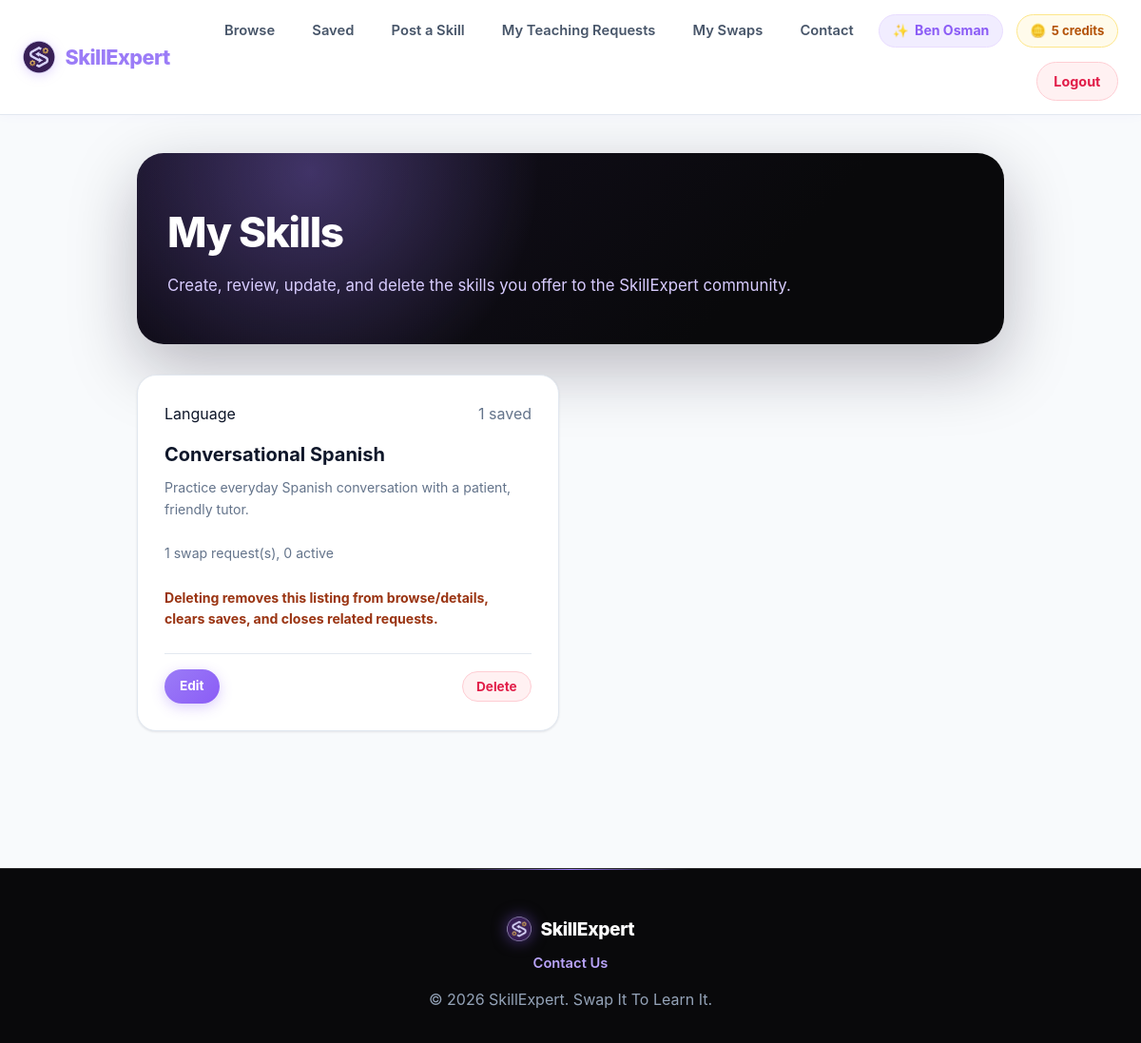
Screenshot of /public/my_skills.php (signed in) with the database file from the repository.
### tables this page shows
CREATE TABLE IF NOT EXISTS users (
    id INT UNSIGNED NOT NULL AUTO_INCREMENT,
    name VARCHAR(100) NOT NULL,
    email VARCHAR(150) NOT NULL UNIQUE,
    passwordHash VARCHAR(255) NOT NULL,
    creditsBalance INT NOT NULL DEFAULT 0,
    createdAt TIMESTAMP NOT NULL DEFAULT CURRENT_TIMESTAMP,

    PRIMARY KEY (id)
);

CREATE TABLE IF NOT EXISTS skills (
    id INT UNSIGNED NOT NULL AUTO_INCREMENT,
    userId INT UNSIGNED NOT NULL,
    title VARCHAR(150) NOT NULL,
    category VARCHAR(50) NOT NULL,
    description TEXT NOT NULL,
    imagePath VARCHAR(255) DEFAULT NULL,
    createdAt TIMESTAMP NOT NULL DEFAULT CURRENT_TIMESTAMP,

    PRIMARY KEY (id),
    FOREIGN KEY (userId) REFERENCES users(id) ON DELETE CASCADE,  
    INDEX idx_category (category),
    INDEX idx_user (userId)
);

### includes/swap_functions.php (called while the page is built, shortened)
<?php
function getUserCreditsBalance(PDO $pdo, int $userId): int
{
    $stmt = $pdo->prepare('SELECT creditsBalance FROM users WHERE id = ? LIMIT 1');
    $stmt->execute([$userId]);
    $row = $stmt->fetch();
    return $row ? (int) $row['creditsBalance'] : 0;
}

### public/my_skills.php (the view, shortened to what this page needs)
<?php
require_once __DIR__ . '/../config/db.php';
require_once __DIR__ . '/../includes/swap_functions.php';
$currentUserId = (int) $_SESSION['user_id'];
$stmt = $pdo->prepare(
    "SELECT sk.*,
            COUNT(DISTINCT sr.id) AS requestCount,
            COUNT(DISTINCT CASE WHEN sr.status IN ('pending', 'accepted') THEN sr.id END) AS activeRequestCount,
            COUNT(DISTINCT ss.id) AS savedCount
     FROM skills sk
     LEFT JOIN swapRequests sr ON sr.skillId = sk.id
     LEFT JOIN savedSkills ss ON ss.skillId = sk.id
     WHERE sk.userId = ?
     GROUP BY sk.id
     ORDER BY sk.createdAt DESC"
);
$stmt->execute([$currentUserId]);
$mySkills = $stmt->fetchAll();
require_once __DIR__ . '/../includes/header.php';
?>
<link rel="stylesheet" href="/main/assets/css/saved.css?v=<?php echo filemtime(__DIR__ . '/../assets/css/saved.css'); ?>">
<section class="container saved-page">
    <div class="saved-page-header">
        <h1>My Skills</h1>
        <p>Create, review, update, and delete the skills you offer to the SkillExpert community.</p>
    </div>
    <?php if (empty($mySkills)): ?>
        <div class="empty-state">
            <p>You have not posted any skills yet.</p>
            <p class="mt-3"><a href="/main/public/posting.php" class="btn btn-primary">Post Your First Skill</a></p>
        </div>
    <?php else: ?>
        <div class="saved-grid">
            <?php foreach ($mySkills as $skill): ?>
                <article class="saved-card">
                    <div>
                        <div class="saved-card-top">
                            <span class="skill-cat-pill"><?php echo htmlspecialchars($skill['category']); ?></span>
                            <span class="text-muted"><?php echo (int) $skill['savedCount']; ?> saved</span>
                        </div>
                        <h3><a href="/main/public/details.php?id=<?php echo (int) $skill['id']; ?>"><?php echo htmlspecialchars($skill['title']); ?></a></h3>
                        <p class="saved-card-meta"><?php echo htmlspecialchars(mb_strimwidth($skill['description'], 0, 140, '...')); ?></p>
                        <p class="saved-card-meta"><?php echo (int) $skill['requestCount']; ?> swap request(s), <?php echo (int) $skill['activeRequestCount']; ?> active</p>
                        <?php if ((int) $skill['activeRequestCount'] > 0 || (int) $skill['savedCount'] > 0): ?>
                            <p class="saved-card-meta deletion-impact-note">Deleting removes this listing from browse/details, clears saves, and closes related requests.</p>
                        <?php endif; ?>
                    </div>
                    <div class="saved-card-actions">
                        <a href="/main/public/my_skills.php?edit=<?php echo (int) $skill['id']; ?>#edit-skill" class="btn btn-primary btn-sm">Edit</a>
                        <form method="POST" action="/main/actions/skill_delete.php" class="inline-form">
                            <button type="submit" class="btn btn-decline btn-sm-narrow" data-confirm="Delete this skill permanently? This removes it for other users too, including saved entries, comments, reviews, and related swap requests.">Delete</button>
                        </form>
                    </div>
                </article>
            <?php endforeach; ?>
        </div>
    <?php endif; ?>
</section>
<?php require_once __DIR__ . '/../includes/footer.php'; ?>

### includes/nav.php (shortened to what this page needs)
<?php
$userName = $_SESSION['name'] ?? 'User';
$creditsBalance = null;
if ($isLoggedIn) {
    require_once __DIR__ . '/../config/db.php';
    require_once __DIR__ . '/swap_functions.php';
    $creditsBalance = getUserCreditsBalance($pdo, (int) $_SESSION['user_id']);
}
?>
<nav class="main-nav">
    <div class="nav-container">
        <a href="/main/public/index.php" class="nav-brand">
            <img src="/main/assets/img/logo-icon-dark.png" alt="SkillExpert" class="nav-logo-icon">
            SkillExpert
        </a>
        <ul class="nav-menu">
            <?php if ($isLoggedIn): ?>
                <li class="nav-item"><a href="/main/public/browse.php" class="nav-link">Browse</a></li>
                <li class="nav-item"><a href="/main/public/saved.php" class="nav-link">Saved</a></li>
                <li class="nav-item"><a href="/main/public/posting.php" class="nav-link">Post a Skill</a></li>
                <li class="nav-item"><a href="/main/public/teaching_requests.php" class="nav-link">My Teaching Requests</a></li>
                <li class="nav-item"><a href="/main/public/swaps.php" class="nav-link">My Swaps</a></li>
                <li class="nav-item"><a href="/main/public/contact.php" class="nav-link">Contact</a></li>
                <li class="nav-item nav-user-item">
                    <span class="nav-user-name"><?php echo htmlspecialchars($userName); ?></span>
                </li>
                <?php if ($creditsBalance !== null): ?>
                <li class="nav-item nav-credits-item" title="View your credit history">
                    <a href="/main/public/credits.php" class="nav-credits-badge"><?php echo (int) $creditsBalance; ?> credit<?php echo (int) $creditsBalance === 1 ? '' : 's'; ?></a>
                </li>
                <?php endif; ?>
                <li class="nav-item"><a href="/main/auth/logout.php" class="nav-link btn-logout">Logout</a></li>
            <?php endif; ?>
        </ul>
    </div>
</nav>

### assets/css/style.css (style rules this page uses)
:root { --primary-color: #9b7cf7; --primary-hover: #8b5cf6; --primary-active: #7c3aed; --primary-light: #b9a4fb; --primary-lighter: #d8ccff; --primary-soft: #f1edff; --lavender-100: #f5f1ff; --lavender-200: #e9ddff; --lavender-300: #d8c4fe; --primary-glow: rgba(155, 124, 247, 0.35); --primary-glow-subtle: rgba(155, 124, 247, 0.12); --secondary-color: #38bdf8; --accent-gold: #f59e0b; --dark-bg: #09090b; --dark-surface: #111115; --dark-card: #18181b; --dark-border: #27272a; --light-bg: #f8fafc; --light-surface: #ffffff; --card-bg: #ffffff; --text-primary: #0f172a; --text-secondary: #475569; --text-muted: #64748b; --text-light: #f1f5f9; --border-color: #e2e8f0; --border-hover: #cbd5e1; --shadow-sm: 0 1px 3px rgba(15, 23, 42, 0.06), 0 1px 2px rgba(15, 23, 42, 0.04); --shadow-md: 0 4px 12px -2px rgba(139, 92, 246, 0.08), 0 2px 6px -1px rgba(15, 23, 42, 0.06); --shadow-lg: 0 12px 24px -4px rgba(139, 92, 246, 0.12), 0 4px 8px -2px rgba(15, 23, 42, 0.04); --shadow-purple: 0 10px 30px -5px rgba(139, 92, 246, 0.25); --radius-sm: 8px; --radius-md: 12px; --radius-lg: 20px; --radius-full: 9999px; --transition: all 0.25s cubic-bezier(0.16, 1, 0.3, 1); --module-hero-bg: radial-gradient(circle at 20% 10%, rgba(155, 124, 247, 0.34), transparent 32%), linear-gradient(135deg, #151022 0%, #09090b 70%); --module-card-bg: rgba(255, 255, 255, 0.94); }
* { box-sizing: border-box; margin: 0; padding: 0; }
html { scroll-behavior: smooth; }
body { font-family: 'Inter', system-ui, -apple-system, BlinkMacSystemFont, 'Segoe UI', Roboto, sans-serif; color: var(--text-primary); background-color: var(--light-bg); line-height: 1.6; -webkit-font-smoothing: antialiased; }
a { color: var(--primary-color); text-decoration: none; transition: var(--transition); }
.container { max-width: 1100px; margin: 0 auto; padding: 2.5rem 1.5rem; }

### assets/css/layout.css (style rules this page uses)
.main-nav { background-color: rgba(255, 255, 255, 0.95); backdrop-filter: blur(12px); -webkit-backdrop-filter: blur(12px); border-bottom: 1px solid var(--border-color); box-shadow: 0 1px 10px rgba(139, 92, 246, 0.04); position: sticky; top: 0; z-index: 1000; transition: var(--transition); }
.nav-container { max-width: 1240px; margin: 0 auto; padding: 0.85rem 1.5rem; display: flex; align-items: center; justify-content: space-between; }
.nav-brand { font-size: 1.35rem; font-weight: 800; color: var(--primary-color); letter-spacing: -0.5px; display: flex; align-items: center; gap: 0.65rem; transition: var(--transition); }
.nav-logo-icon { width: 34px; height: 34px; object-fit: contain; filter: drop-shadow(0 2px 6px rgba(139, 92, 246, 0.25)); transition: transform 0.3s ease; }
.nav-menu { display: flex; align-items: center; list-style: none; gap: 0.85rem; flex-wrap: wrap; justify-content: flex-end; }
.nav-item { display: flex; align-items: center; }
.nav-link { font-size: 0.92rem; font-weight: 600; color: var(--text-secondary); padding: 0.45rem 0.8rem; border-radius: var(--radius-sm); transition: var(--transition); }
.nav-user-item { padding: 0.35rem 0.85rem; background-color: var(--primary-soft); border-radius: var(--radius-full); border: 1px solid var(--lavender-200); }
.nav-user-name { font-size: 0.88rem; font-weight: 700; color: var(--primary-hover); display: inline-flex; align-items: center; gap: 0.4rem; }
.nav-user-name::before { content: "✨"; font-size: 0.85rem; }
.nav-credits-item { padding: 0.35rem 0.85rem; background-color: #fffbeb; border-radius: var(--radius-full); border: 1px solid #fde68a; }
.nav-credits-badge { font-size: 0.82rem; font-weight: 700; color: #b45309; display: inline-flex; align-items: center; gap: 0.35rem; text-decoration: none; transition: var(--transition); }
.nav-credits-badge::before { content: "🪙"; font-size: 0.85rem; }
.btn-register, .btn-logout { padding: 0.5rem 1.1rem; border-radius: var(--radius-full); font-weight: 700; font-size: 0.9rem; display: inline-flex; align-items: center; justify-content: center; transition: var(--transition); }
.btn-logout { background-color: #fff1f2; color: #e11d48 !important; border: 1px solid #fecdd3; }

### rows the page displays
users: creditsBalance "5"
skills: category "Language", savedCount "1", title "Conversational Spanish", description "Practice everyday Spanish conversation with a patient, friendly tutor.", requestCount "1", activeRequestCount "0"

### other values shown
$userName "Ben Osman"
